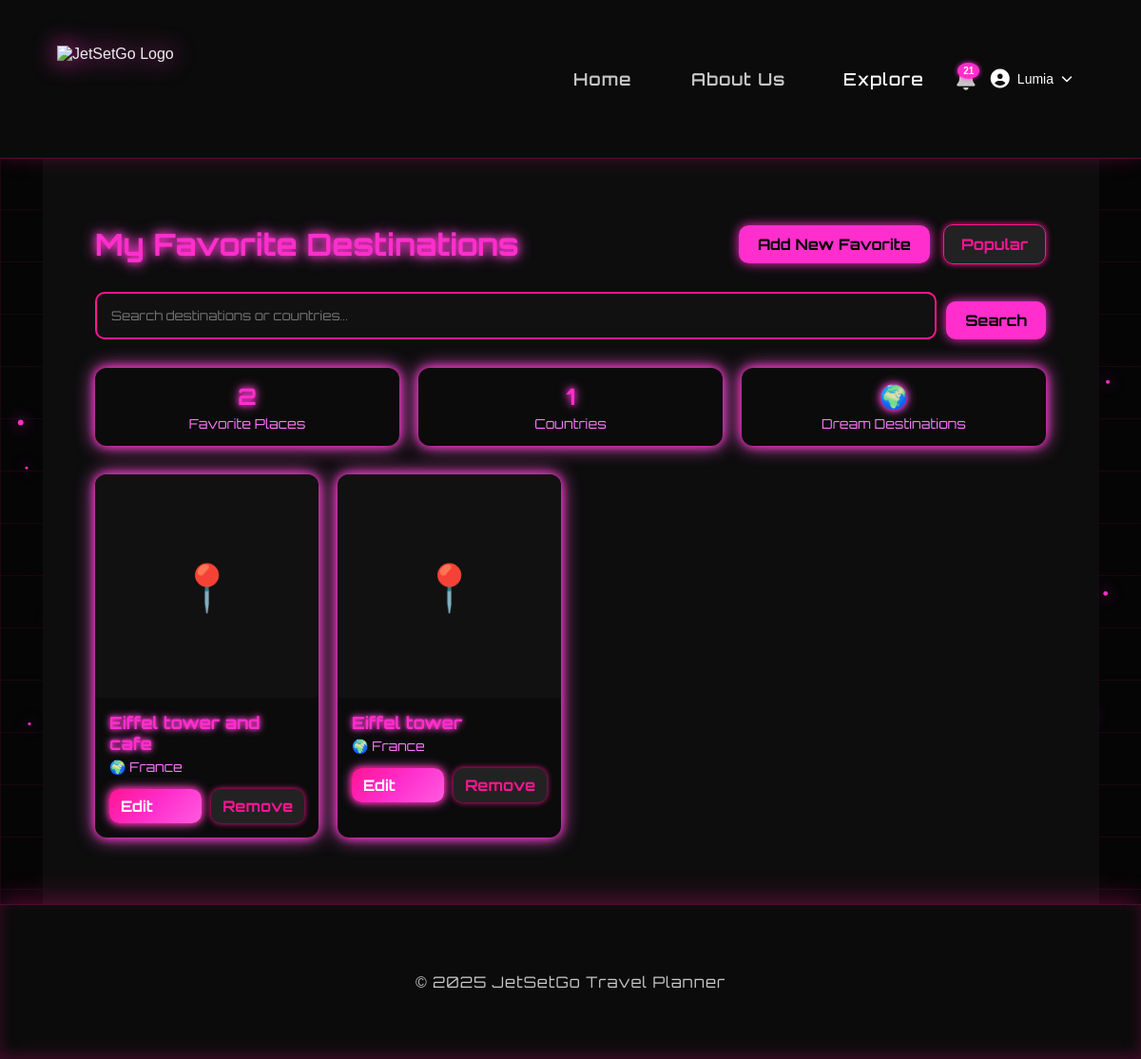
The page /favorites (signed in) on the database its author committed.
### app/models.py (models this page shows, shortened)
class User(db.Model):
    __tablename__ = 'user'
    id = db.Column(db.Integer, primary_key=True)
    username = db.Column(db.String(100), nullable=False)
    email = db.Column(db.String(100), unique=True, nullable=False)
    password = db.Column(db.String(200), nullable=False)
    shared_expenses = db.relationship("Expense", secondary=expense_shared, backref="users_shared")
    favorite_destinations = db.relationship(
        "FavoriteDestination",
        secondary=user_favorite_destinations,
        backref=db.backref("users_who_favorited", lazy="dynamic")
    )
    reviews = db.relationship("Review", backref="user", lazy=True, cascade="all, delete-orphan")
    def get_favorite_destinations(self):
        return FavoriteService.get_favorites(self)

class FavoriteDestination(db.Model):
    __tablename__ = "favorite_destination"
    id = db.Column(db.Integer, primary_key=True)
    name = db.Column(db.String(250), nullable=False, unique=True)
    country = db.Column(db.String(100))
    description = db.Column(db.Text)
    image_url = db.Column(db.String(500))
    created_at = db.Column(db.DateTime, default=datetime.utcnow)

### app/routes/trips.py (the view)
@trips_bp.route("/favorites")
def view_favorites():
    if "user_id" not in session:
        flash("Please log in to view your favorite destinations", "danger")
        return redirect(url_for("auth.login"))
    user = User.query.get(session["user_id"])
    favorites = user.get_favorite_destinations()
    return render_template("favorites.html", favorites=favorites)

### app/models.py (called while the page is built)
    @staticmethod
    def get_favorites(user):
        return user.favorite_destinations

### app/templates/favorites.html (shortened to what this page needs)
{% extends 'base.html' %}
{% block content %}
<div class="favorites-container">
    <div class="favorites-header">
        <h1>My Favorite Destinations</h1>
        <div>
            <a href="{{ url_for('trips.add_favorite') }}" class="btn btn-primary" style="text-decoration:none;">Add New Favorite</a>
            <a href="{{ url_for('trips.popular_destinations') }}" class="btn btn-secondary" style="text-decoration: none;">Popular</a>
        </div>
    </div>
    <form action="{{ url_for('trips.search_favorites') }}" method="GET" class="search-bar">
        <input type="text" name="q" placeholder="Search destinations or countries..." class="search-input">
        <button type="submit" class="btn btn-primary" style="width: auto;">Search</button>
    </form>
    {% if favorites %}
    <div class="stats-bar">
        <div class="stat-item">
            <div class="stat-number">{{ favorites|length }}</div>
            <div class="stat-label">Favorite Places</div>
        </div>
        <div class="stat-item">
            <div class="stat-number">{{ favorites|map(attribute='country')|select|unique|list|length }}</div>
            <div class="stat-label">Countries</div>
        </div>
        <div class="stat-item">
            <div class="stat-number">🌍</div>
            <div class="stat-label">Dream Destinations</div>
        </div>
    </div>
    {% endif %}
    {% if favorites %}
    <div class="favorites-grid">
        {% for destination in favorites %}
        <div class="favorite-card">
            <div class="favorite-image">
                {% if destination.image_url %}
                <img src="{{ destination.image_url }}" alt="{{ destination.name }}" style="width:100%; height:100%; object-fit:cover;">
                {% else %}
                <span>📍</span>
                {% endif %}
            </div>
            <div class="favorite-content">
                <div class="favorite-title">{{ destination.name }}</div>
                {% if destination.country %}
                <div class="favorite-country">🌍 {{ destination.country }}</div>
                {% endif %}
                <div class="favorite-actions">
                    <a href="{{ url_for('trips.edit_favorite', destination_id=destination.id) }}" class="btn btn-edit">Edit</a>
                    <form action="{{ url_for('trips.remove_favorite', destination_id=destination.id) }}"
                          method="POST" style="display:inline;">
                        <button type="submit" class="btn btn-remove"
                                onclick="return confirm('Remove {{ destination.name }} from favorites?');">
                            Remove
                        </button>
                    </form>
                </div>
            </div>
        </div>
        {% endfor %}
    </div>
    {% endif %}
</div>
{% endblock %}

### app/templates/base.html (shortened to what this page needs)
<!DOCTYPE html>
<html lang="en">
<head>
    <link rel="stylesheet" href="{{ url_for('static', filename='css/style.css') }}">
    <link rel="stylesheet" href="https://cdnjs.cloudflare.com/ajax/libs/font-awesome/6.5.0/css/all.min.css">
</head>
<body>
<header>
    <div class="container nav-container">
        <img src="{{ url_for('static', filename='images/logo.png') }}" alt="JetSetGo Logo" class="logo">
        <nav>
            {% if 'user_id' in session and 'user_email' in session %}
            <a href="{{ url_for('view.user_home') }}">Home</a>
            {% else %}
            <a href="{{ url_for('view.landing') }}">Home</a>
            {% endif %}
            <a href="{{ url_for('main.about') }}">About Us</a>
            <a href="{{ url_for('social.explore') }}" class="nav-explore">Explore</a>
            <div class="notif-wrapper">
                <i class="fas fa-bell notif-bell" id="notifBell"></i>
                <span id="notifBadge" class="notif-badge" style="display:none;">0</span>
            </div>
            {% if 'user_id' in session and 'user_email' in session %}
                <div class="user-dropdown-wrapper">
                    <button class="user-dropdown-toggle">
                        <i class="fas fa-user-circle"></i>
                        <span class="username-display">{{ session.get('user_name', 'User') }}</span>
                        <i class="fas fa-chevron-down"></i>
                    </button>
                </div>
            {% else %}
                <a href="{{ url_for('auth.login') }}">Login</a>
                <a href="{{ url_for('auth.register') }}">Register</a>
            {% endif %}
        </nav>
    </div>
</header>
<main class="container">
    {% block content %}{% endblock %}
</main>
<footer>
    <div class="container">
        <p>&copy; {{ 2025 }} JetSetGo Travel Planner</p>
    </div>
</footer>
</body>
</html>

### app/static/css/style.css (style rules this page uses)
:root { --bg-color: #000000; --text-color: #f2f2f2; --soft-text: #c7c7c7; --card-bg: rgba(10, 10, 10, 0.8); --border-color: #ff2ecc; --neon-pink: #ff2ecc; --neon-hover: #ff5be0; }
body { background: var(--bg-color); color: var(--text-color); font-family: "Inter", sans-serif; margin: 0; padding: 0; opacity: 0; animation: fadeIn 0.9s ease-out forwards; }
a { transition: opacity 0.3s ease; }
.container { width: 90%; max-width: 1150px; margin: auto; }
body::before { content: ""; position: fixed; top: 0; left: 0; width: 100%; height: 100%; background-image: linear-gradient(rgba(255, 20, 147, 0.08) 1px, transparent 1px), linear-gradient(90deg, rgba(255, 20, 147, 0.08) 1px, transparent 1px); background-size: 55px 55px; animation: gridMove 32s linear infinite; z-index: -3; pointer-events: none !important; }
header { background: #0b0b0b; padding: 18px 0; border-bottom: 1px solid rgba(255, 20, 147, 0.3); box-shadow: 0 0 20px rgba(255, 20, 147, 0.2); position: relative; z-index: 20; }
header .container { display: flex; justify-content: space-between; align-items: center; }
.logo { height: 70px; filter: drop-shadow(0 0 12px var(--neon-pink)); }
nav a { margin-left: 30px; text-decoration: none; color: var(--soft-text); font-size: 18px; font-family: "Orbitron", sans-serif; letter-spacing: 1px; font-weight: 600; padding: 10px 14px; transition: 0.25s ease; position: relative; z-index: 20; }
input { width: 100%; padding: 12px 14px; border-radius: 8px; background: #0a0a0a; color: var(--text-color); border: 1px solid #333; box-sizing: border-box; transition: 0.2s ease; position: relative; z-index: 20; }
.btn { width: 100%; padding: 12px 0; background: var(--neon-pink); color: #000; border: none; font-weight: 600; font-size: 16px; margin-top: 10px; border-radius: 8px; cursor: pointer; transition: 0.25s ease; box-shadow: 0 0 12px var(--neon-pink); position: relative; z-index: 20; }
footer { background: #0b0b0b; padding: 25px 0; text-align: center; color: var(--soft-text); border-top: 1px solid rgba(255, 20, 147, 0.25); font-family: "Orbitron", sans-serif; letter-spacing: 1px; box-shadow: 0 -5px 25px rgba(255, 20, 147, 0.3), inset 0 -5px 15px rgba(255, 20, 147, 0.2); position: relative; z-index: 20; }
.container { max-width: 1200px; margin: auto; padding: 30px 15px; position: relative; z-index: 10; }
.btn-primary { background: var(--neon-pink) !important; color: #000 !important; border: none !important; box-shadow: 0 0 12px var(--neon-pink); }
body { background: #050505; color: #eee; font-family: 'Poppins', sans-serif; }
.btn, .btn-small, .btn-clear { padding: 10px 18px; border: none; border-radius: 8px; background: var(--neon-pink); color: #000; cursor: pointer; font-weight: bold; transition: 0.2s ease; }
.notif-wrapper { position: relative; display: inline-block; margin-left: 18px; }
.notif-bell { font-size: 22px; color: var(--soft-text); cursor: pointer; transition: 0.25s ease; text-shadow: none; position: relative; top: 2px; }
.notif-badge { position: absolute; top: -5px; right: -5px; background: var(--neon-pink); color: white; font-size: 10px; padding: 3px 6px; border-radius: 50%; font-weight: bold; box-shadow: 0 0 5px var(--neon-pink); }

### app/templates/base.html (style rules this page uses)
:root { --bg-primary: #0d0d0d; --bg-secondary: #1a1a1a; }
body { background: var(--bg-primary); transition: background 0.4s ease; }
main { background: var(--bg-primary); }
html, body { background: var(--bg-primary); }
.nav-explore { color: white; text-decoration: none; font-weight: 500; transition: all 0.3s; padding: 8px 12px; border-radius: 6px; }
.user-dropdown-wrapper { position: relative; display: inline-block; }
.user-dropdown-toggle { background: none; border: none; color: white; cursor: pointer; display: flex; align-items: center; gap: 8px; font-size: 14px; transition: opacity 0.3s; padding: 8px 12px; border-radius: 6px; }
.user-dropdown-toggle i:first-child { font-size: 20px; }
.user-dropdown-toggle i:last-child { font-size: 12px; transition: transform 0.3s; }

### rows shown on the page
User: get "Lumia"
FavoriteDestination: name "Eiffel tower and cafe", country "France"
FavoriteDestination: name "Eiffel tower", country "France"

### other values the page prints
{{ favorites|length }} "2"
{{ favorites|map(attribute='country')|select|unique|list|length }} "1"
{{ 2025 }} "2025"
